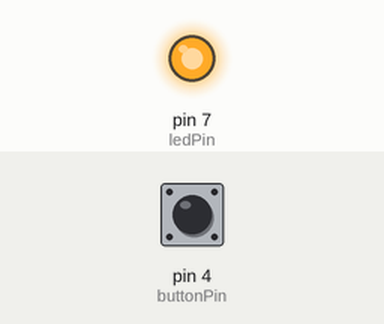
A sketch run on a simulated Arduino Uno, built with avr-gcc and run on an emulated ATmega328P. Parts: output pins drawn as LEDs (lit = HIGH). The test bench sets the inputs (shaded band); at power-on: pin 4 (buttonPin) LOW.

Above: at 0.1 s.
Timing chart, 0 to 1.6 s (numbered marks = the images above):
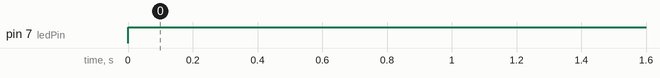

Measured:
- by itself, pin 7 (ledPin): LOW → HIGH at 0.00 s

The sketch:

ButtonV2.ino
```cpp
const int buttonPin = 4;
const int ledPin = 7;

int buttonState = 0;
int lastButtonState = 0;

void setup(){
    pinMode(buttonPin, INPUT);
    pinMode(ledPin, OUTPUT);
}

void loop(){
    buttonState = digitalRead(buttonPin);

    if(buttonState == HIGH){
        digitalWrite(ledPin, HIGH);
    }
    else{
        digitalWrite(ledPin, HIGH);
    }
}
```
